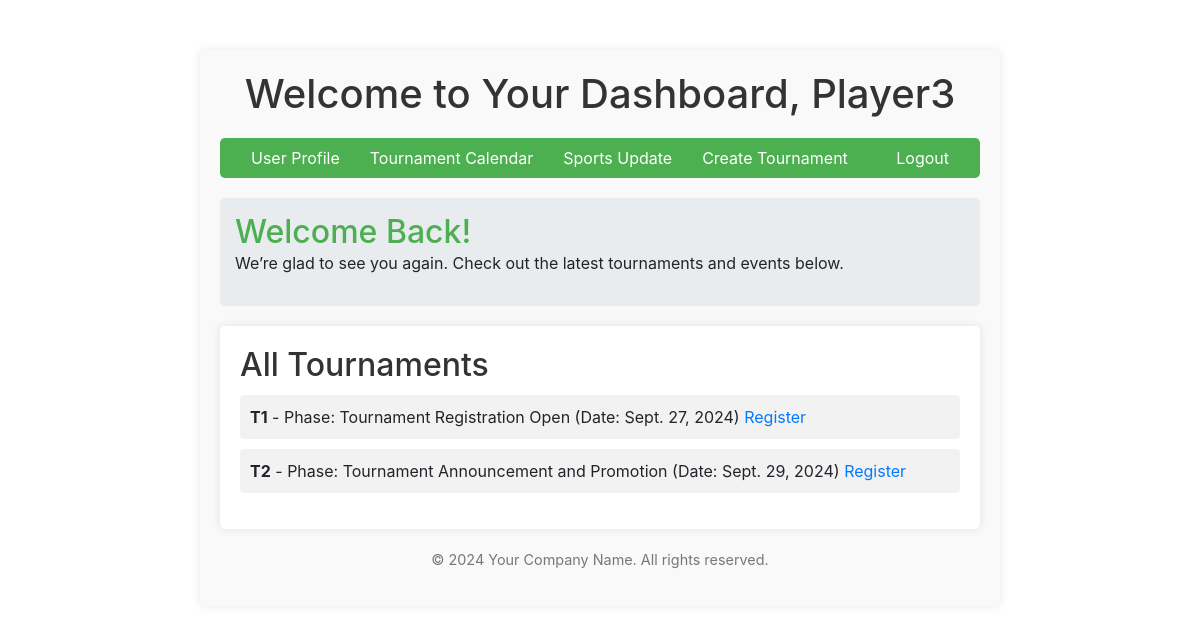
The page /dashboard/ (signed in) on the database its author committed.
### pages/models.py (models this page shows, shortened)
class User(AbstractUser):
    phone_number = models.CharField(max_length=20)
    roles = models.ManyToManyField('Role', blank=True, related_name='users')
    class Meta:
        permissions = [
            ('can_view_dashboard', 'Can view dashboard'),
        ]

class Tournament(models.Model):
    PHASE_CHOICES = [
        ('announcement', 'Tournament Announcement and Promotion'),
        ('registration_open', 'Tournament Registration Open'),
        ('registration_close', 'Tournament Registration Close'),
        ('begin', 'Tournament Begin'),
        ('end', 'Tournament End'),
        ('ceremony', 'Tournament Ceremony'),
    ]
    name = models.CharField(max_length=100)
    date = models.DateField()
    phase = models.CharField(max_length=20, choices=PHASE_CHOICES, default='announcement')
    organizer = models.ForeignKey(User, on_delete=models.CASCADE)

### pages/views.py (the view)
# urls.py: path('dashboard/', views.dashboard, name='dashboard'),
def dashboard(request):
    if request.user.is_authenticated:
        current_year = datetime.now().year
        is_organizer = request.user.roles.filter(name='organizer').exists()
        tournaments = Tournament.objects.all()
        return render(request, 'pages/dashboard.html', {
            'current_year': current_year,
            'is_organizer': is_organizer,
            'tournaments': tournaments,
        })
    else:
        return redirect('login')

### pages/templates/pages/dashboard.html (shortened to what this page needs)
{% extends 'pages/base.html' %}
{% block content %}
<div class="dashboard-container">
    <header class="dashboard-header">
        <h1>Welcome to Your Dashboard, {{ request.user.username }}</h1>
    </header>
    <nav class="navbar">
        <ul class="nav-links">
            <li><a href="{% url 'navigate_user_profile' %}">User Profile</a></li>
            <li><a href="{% url 'tournament_calendar' %}">Tournament Calendar</a></li>
            <li><a href="{% url 'sports_update' %}">Sports Update</a></li>
            {% if is_organizer %}
                <li><a href="{% url 'create_tournament' %}">Create Tournament</a></li>
            {% endif %}
        </ul>
        <ul class="nav-links right">
            <li><a href="{% url 'logout' %}">Logout</a></li>
        </ul>
    </nav>
    <section class="welcome-section">
        <h2>Welcome Back!</h2>
        <p>We’re glad to see you again. Check out the latest tournaments and events below.</p>
    </section>
    <section class="tournaments-section">
        <h2>All Tournaments</h2>
        <ul>
            {% for tournament in tournaments %}
                <li>
                    <strong>{{ tournament.name }}</strong> - Phase: {{ tournament.get_phase_display }} (Date: {{ tournament.date }})
                    {% if is_organizer and tournament.organizer == request.user %}
                        <a href="{% url 'edit_tournament' tournament.id %}">Edit</a>
                    {% else %}
                        <a href="{% url 'register_tournament' tournament.id %}">Register</a>
                    {% endif %}
                </li>
            {% empty %}
                <li>No tournaments available at the moment.</li>
            {% endfor %}
        </ul>
    </section>
    <footer class="dashboard-footer">
        <p>&copy; {{ current_year }} Your Company Name. All rights reserved.</p>
    </footer>
</div>
{% endblock %}

### pages/static/css/styles.css (style rules this page uses)
body { background-color: #f2f2f2; font-family: Arial, sans-serif; }
h1 { text-align: center; color: #333; margin-bottom: 20px; }
.dashboard-container { background-color: #f9f9f9; padding: 20px; border-radius: 5px; box-shadow: 0 0 10px rgba(0, 0, 0, 0.1); max-width: 800px; margin: 50px auto; }
.dashboard-header { text-align: center; margin-bottom: 20px; }
.dashboard-header h1 { color: #333; }
.welcome-section { background-color: #e9ecef; padding: 15px; border-radius: 5px; margin-bottom: 20px; }
.welcome-section h2 { margin: 0; color: #4CAF50; }
.tournaments-section { background-color: white; padding: 20px; border-radius: 5px; box-shadow: 0 0 10px rgba(0, 0, 0, 0.1); margin-bottom: 20px; }
.tournaments-section h2 { color: #333; }
.tournaments-section ul { list-style-type: none; padding: 0; }
.tournaments-section ul li { background-color: #f2f2f2; margin: 10px 0; padding: 10px; border-radius: 4px; }
.dashboard-footer { text-align: center; margin-top: 20px; font-size: 0.9rem; color: #777; }
.navbar { background-color: #4CAF50; padding: 10px; border-radius: 5px; margin-bottom: 20px; }
.navbar ul { list-style-type: none; padding: 0; margin: 0; display: flex; justify-content: space-around; }
.navbar li { display: inline; }
.navbar a { color: white; text-decoration: none; padding: 10px 15px; border-radius: 3px; transition: background-color 0.3s; }

### rows shown on the page
User: user.username "Player3"
Tournament: name "T1", phase "Tournament Registration Open", date "Sept. 27, 2024", shows "Register"
Tournament: name "T2", phase "Tournament Announcement and Promotion", date "Sept. 29, 2024", shows "Register"
